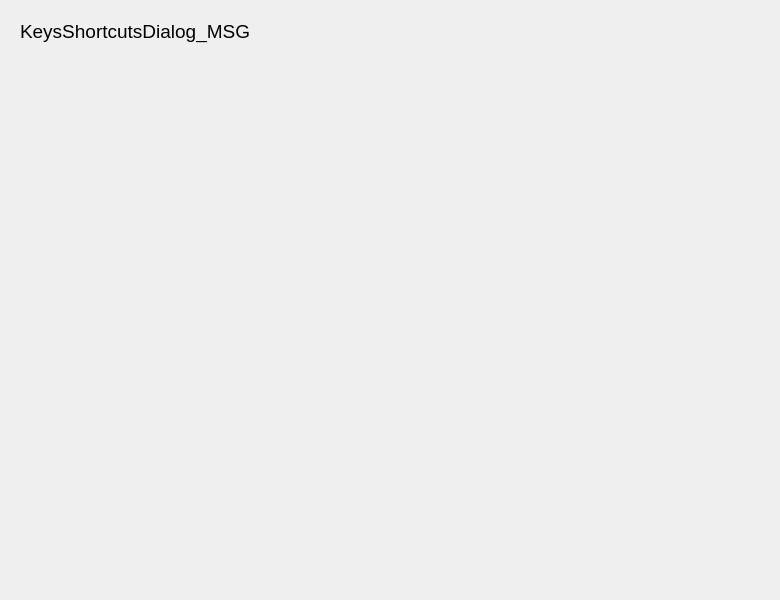
<?xml version="1.0" encoding="UTF-8"?>
<!-- SPDX-FileCopyrightText: Copyright 2024 shadPS4 Emulator Project
     SPDX-License-Identifier: GPL-2.0-or-later -->
<ui version="4.0">
 <class>KeysShortcutsDialog</class>
 <widget class="QDialog" name="KeysShortcutsDialog">
  <property name="geometry">
   <rect>
    <x>0</x>
    <y>0</y>
    <width>780</width>
    <height>600</height>
   </rect>
  </property>
  <property name="windowTitle">
   <string>Keys and Shortcuts</string>
  </property>
  <property name="windowIcon">
   <iconset>
    <normaloff>:/images/shadps4.ico</normaloff>:/images/shadps4.ico</iconset>
  </property>
  <widget class="QLabel" name="image">
   <property name="geometry">
    <rect>
     <x>0</x>
     <y>220</y>
     <width>780</width>
     <height>380</height>
    </rect>
   </property>
   <property name="frameShape">
    <enum>QFrame::Shape::NoFrame</enum>
   </property>
   <property name="text">
    <string/>
   </property>
   <property name="pixmap">
    <pixmap>:/images/keys.png</pixmap>
   </property>
   <property name="scaledContents">
    <bool>true</bool>
   </property>
  </widget>
  <widget class="QLabel" name="shad_text">
   <property name="geometry">
    <rect>
     <x>20</x>
     <y>20</y>
     <width>740</width>
     <height>200</height>
    </rect>
   </property>
   <property name="font">
    <font>
     <pointsize>14</pointsize>
    </font>
   </property>
   <property name="text">
    <string>KeysShortcutsDialog_MSG</string>
   </property>
   <property name="alignment">
    <set>Qt::AlignmentFlag::AlignLeading|Qt::AlignmentFlag::AlignLeft|Qt::AlignmentFlag::AlignTop</set>
   </property>
   <property name="wordWrap">
    <bool>true</bool>
   </property>
  </widget>
 </widget>
 <resources/>
 <connections/>
</ui>
